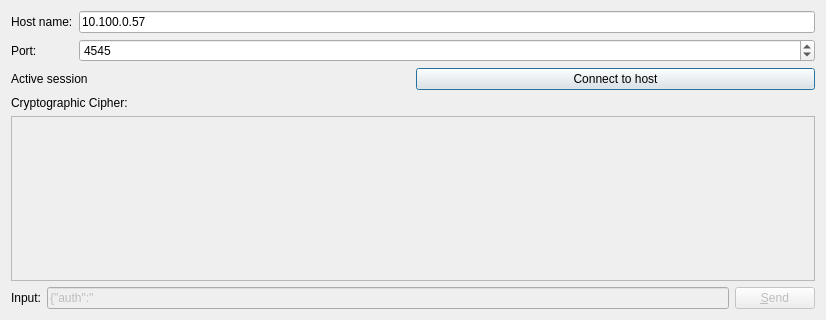
<?xml version="1.0" encoding="UTF-8"?>
<ui version="4.0">
 <class>Form</class>
 <widget class="QWidget" name="Form">
  <property name="geometry">
   <rect>
    <x>0</x>
    <y>0</y>
    <width>826</width>
    <height>320</height>
   </rect>
  </property>
  <property name="windowTitle">
   <string>Secure Socket Client</string>
  </property>
  <layout class="QGridLayout" name="gridLayout">
   <item row="0" column="0" colspan="2">
    <layout class="QGridLayout">
     <item row="0" column="0">
      <widget class="QLabel" name="hostNameLabel">
       <property name="text">
        <string>Host name:</string>
       </property>
      </widget>
     </item>
     <item row="0" column="1">
      <widget class="QLineEdit" name="hostNameEdit">
       <property name="text">
        <string>10.100.0.57</string>
       </property>
      </widget>
     </item>
     <item row="1" column="0">
      <widget class="QLabel" name="portLabel">
       <property name="text">
        <string>Port:</string>
       </property>
      </widget>
     </item>
     <item row="1" column="1">
      <widget class="QSpinBox" name="portBox">
       <property name="minimum">
        <number>1</number>
       </property>
       <property name="maximum">
        <number>65535</number>
       </property>
       <property name="value">
        <number>4545</number>
       </property>
      </widget>
     </item>
    </layout>
   </item>
   <item row="1" column="0">
    <widget class="QLabel" name="label">
     <property name="text">
      <string>Active session</string>
     </property>
    </widget>
   </item>
   <item row="1" column="1">
    <widget class="QPushButton" name="connectButton">
     <property name="enabled">
      <bool>true</bool>
     </property>
     <property name="text">
      <string>Connect to host</string>
     </property>
     <property name="default">
      <bool>true</bool>
     </property>
    </widget>
   </item>
   <item row="2" column="0" colspan="2">
    <layout class="QHBoxLayout">
     <item>
      <widget class="QLabel" name="cipherText">
       <property name="text">
        <string>Cryptographic Cipher:</string>
       </property>
       <property name="wordWrap">
        <bool>true</bool>
       </property>
      </widget>
     </item>
     <item>
      <widget class="QLabel" name="cipherLabel">
       <property name="text">
        <string>&lt;none&gt;</string>
       </property>
       <property name="alignment">
        <set>Qt::AlignRight|Qt::AlignTrailing|Qt::AlignVCenter</set>
       </property>
       <property name="wordWrap">
        <bool>true</bool>
       </property>
      </widget>
     </item>
    </layout>
   </item>
   <item row="4" column="0" colspan="2">
    <layout class="QHBoxLayout">
     <item>
      <widget class="QLabel" name="sessionInputLabel">
       <property name="text">
        <string>Input:</string>
       </property>
      </widget>
     </item>
     <item>
      <widget class="QLineEdit" name="sessionInput">
       <property name="enabled">
        <bool>false</bool>
       </property>
       <property name="text">
        <string>{&quot;auth&quot;:&quot;</string>
       </property>
      </widget>
     </item>
     <item>
      <widget class="QPushButton" name="sendButton">
       <property name="enabled">
        <bool>false</bool>
       </property>
       <property name="focusPolicy">
        <enum>Qt::TabFocus</enum>
       </property>
       <property name="text">
        <string>&amp;Send</string>
       </property>
       <property name="default">
        <bool>true</bool>
       </property>
      </widget>
     </item>
    </layout>
   </item>
   <item row="3" column="0" colspan="2">
    <widget class="QTextEdit" name="sessionOutput">
     <property name="enabled">
      <bool>false</bool>
     </property>
     <property name="focusPolicy">
      <enum>Qt::StrongFocus</enum>
     </property>
     <property name="readOnly">
      <bool>true</bool>
     </property>
     <property name="html">
      <string>&lt;!DOCTYPE HTML PUBLIC &quot;-//W3C//DTD HTML 4.0//EN&quot; &quot;http://www.w3.org/TR/REC-html40/strict.dtd&quot;&gt;
&lt;html&gt;&lt;head&gt;&lt;meta name=&quot;qrichtext&quot; content=&quot;1&quot; /&gt;&lt;style type=&quot;text/css&quot;&gt;
p, li { white-space: pre-wrap; }
&lt;/style&gt;&lt;/head&gt;&lt;body style=&quot; font-family:'Sans Serif'; font-size:9pt; font-weight:400; font-style:normal;&quot;&gt;
&lt;p style=&quot;-qt-paragraph-type:empty; margin-top:0px; margin-bottom:0px; margin-left:0px; margin-right:0px; -qt-block-indent:0; text-indent:0px;&quot;&gt;&lt;br /&gt;&lt;/p&gt;&lt;/body&gt;&lt;/html&gt;</string>
     </property>
    </widget>
   </item>
  </layout>
 </widget>
 <resources/>
 <connections>
  <connection>
   <sender>hostNameEdit</sender>
   <signal>returnPressed()</signal>
   <receiver>connectButton</receiver>
   <slot>animateClick()</slot>
   <hints>
    <hint type="sourcelabel">
     <x>126</x>
     <y>20</y>
    </hint>
    <hint type="destinationlabel">
     <x>142</x>
     <y>78</y>
    </hint>
   </hints>
  </connection>
  <connection>
   <sender>sessionInput</sender>
   <signal>returnPressed()</signal>
   <receiver>sendButton</receiver>
   <slot>animateClick()</slot>
   <hints>
    <hint type="sourcelabel">
     <x>142</x>
     <y>241</y>
    </hint>
    <hint type="destinationlabel">
     <x>297</x>
     <y>234</y>
    </hint>
   </hints>
  </connection>
 </connections>
</ui>
